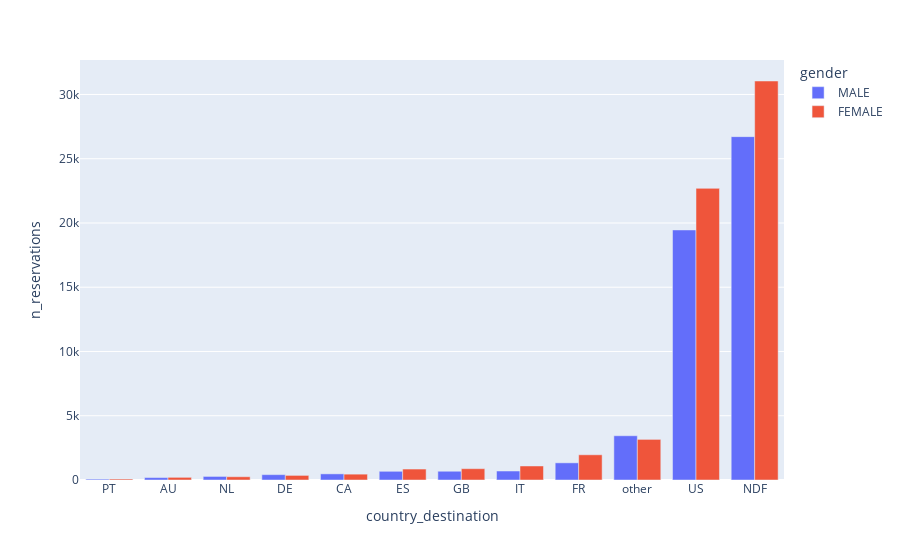

This figure's notebook cell:
### Markdown cell above
#### Falso: A diferença é maior de acordo com a distribuição, é maior quando o número de dados é maior. Mulheres viajam mais para o US, mas também deixam de viajar também.

### Code cell
aux = df[df['gender'].isin(['MALE', 'FEMALE'])].groupby(['gender','country_destination']).agg(n_reservations = ('id', 'count')).reset_index()
aux = aux.sort_values('n_reservations')
img = px.bar(data_frame = aux, x= 'country_destination', y= 'n_reservations', color='gender', barmode= 'group')
img.show()

### Figure 1 — Plotly figure (JSON) as saved in the notebook; plotly's stock layout.template omitted (floating-point values rounded to 4 significant figures)
{"data": [{"alignmentgroup": "True", "hovertemplate": "gender=MALE<br>country_destination=%{x}<br>n_reservations=%{y}<extra></extra>", "legendgroup": "MALE", "marker": {"color": "#636efa", "pattern": {"shape": ""}}, "name": "MALE", "offsetgroup": "MALE", "orientation": "v", "showlegend": true, "textposition": "auto", "type": "bar", "x": ["PT", "AU", "NL", "DE", "CA", "ES", "GB", "IT", "FR", "other", "US", "NDF"], "xaxis": "x", "y": [69, 188, 278, 416, 477, 677, 682, 699, 1335, 3443, 19457, 26719], "yaxis": "y"}, {"alignmentgroup": "True", "hovertemplate": "gender=FEMALE<br>country_destination=%{x}<br>n_reservations=%{y}<extra></extra>", "legendgroup": "FEMALE", "marker": {"color": "#EF553B", "pattern": {"shape": ""}}, "name": "FEMALE", "offsetgroup": "FEMALE", "orientation": "v", "showlegend": true, "textposition": "auto", "type": "bar", "x": ["PT", "AU", "NL", "DE", "CA", "ES", "GB", "IT", "FR", "other", "US", "NDF"], "xaxis": "x", "y": [78, 207, 254, 358, 455, 853, 881, 1091, 1962, 3160, 22694, 31048], "yaxis": "y"}], "layout": {"barmode": "group", "legend": {"title": {"text": "gender"}, "tracegroupgap": 0}, "margin": {"t": 60}, "xaxis": {"anchor": "y", "domain": [0, 1], "title": {"text": "country_destination"}}, "yaxis": {"anchor": "x", "domain": [0, 1], "title": {"text": "n_reservations"}}}}
